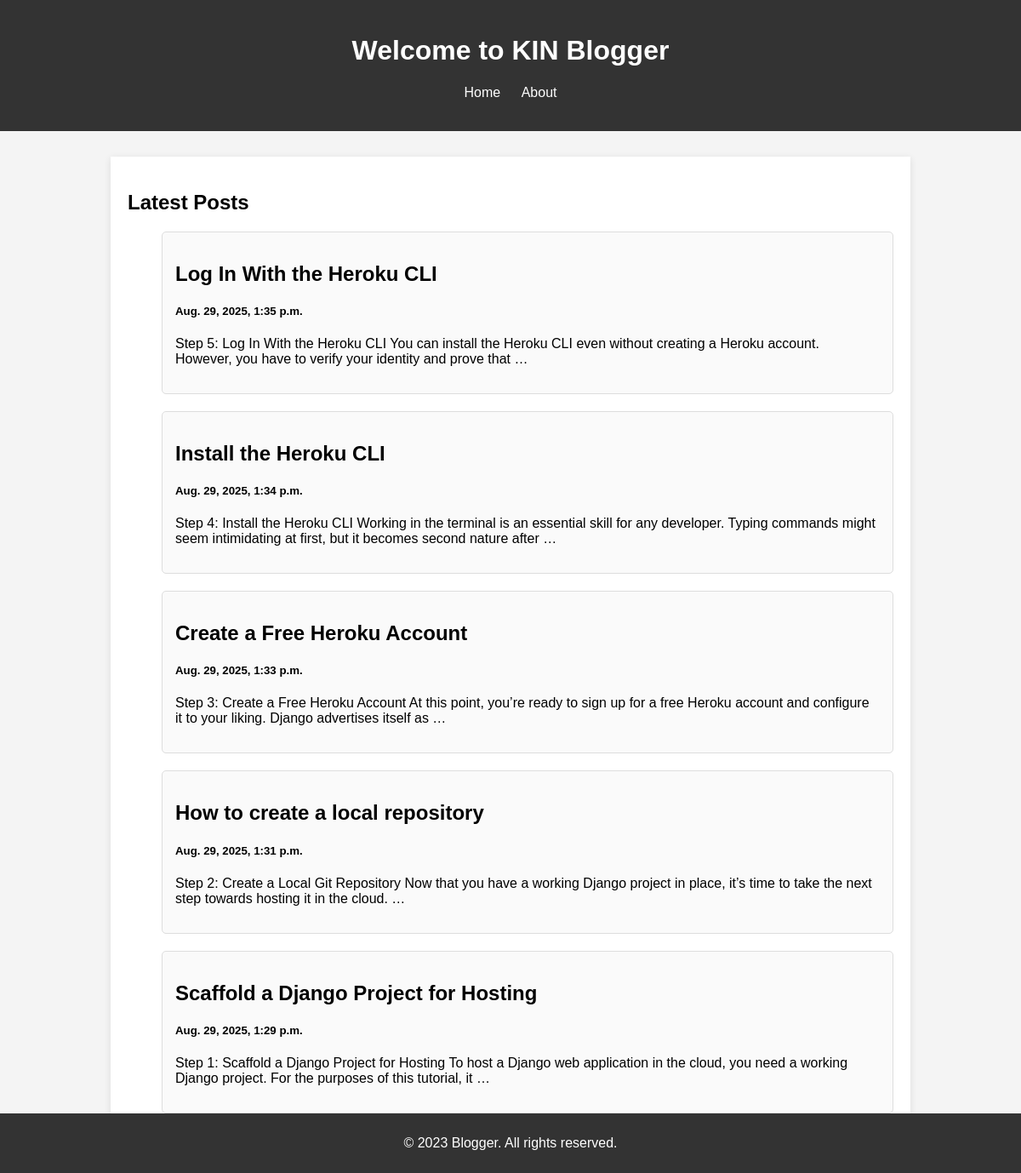
The page / on the database its author committed.
### blog/models.py (models this page shows)
class Post(models.Model):
    title = models.CharField(max_length=200)
    content = models.TextField()
    created_at = models.DateTimeField(default=datetime.now)

### blog/views.py (the view)
# urls.py: path('', views.index, name='index'),
def index(request):
    posts = Post.objects.all()
    return render(request, "index.html", {"posts": posts})

### templates/index.html (shortened to what this page needs)
{% load static %}
<!DOCTYPE html>
<html lang="en">
<head>
    <link rel="stylesheet" href="{% static 'style.css' %}">
</head>
<body>
    <header>
        <h1>Welcome to KIN Blogger</h1>
        <nav>
            <ul>
                <li><a href="{% url 'index' %}">Home</a></li>
                <li><a href="{% url 'about' %}">About</a></li>
            </ul>
        </nav>
    </header>
    <main>
        <div>
            <h2>Latest Posts</h2>
            <ul>
                <div class="row">
                    <div class="leftcolumn">
                        {% for post in posts reversed %}
                        <a style= "text-decoration: none;color: black;" href="{% url 'post' post.id %}">
                        <div class="card">
                        <h2>{{ post.title }}</h2>
                        <h5>{{post.created_at}}</h5>
                        <p>{{post.content|truncatewords:30}}</p>
                        </div>
                        </a>
                        {% endfor %}
                    </div>
                </div>
            </ul>
        </div>
    </main>
    <footer>
        <p>&copy; 2023 Blogger. All rights reserved.</p>
    </footer>
</body>
</html>

### static/style.css (style rules this page uses)
body { font-family: Arial, sans-serif; background-color: #f4f4f4; margin: 0; padding: 0; }
header { background: #333; color: #fff; padding: 20px 0; text-align: center; }
nav ul { list-style: none; padding: 0; }
nav ul li { display: inline; margin: 0 10px; }
nav ul li a { color: #fff; text-decoration: none; }
main { max-width: 900px; margin: 30px auto; background: #fff; padding: 20px; box-shadow: 0 2px 8px rgba(0,0,0,0.1); }
.card { background: #fafafa; border: 1px solid #ddd; margin-bottom: 20px; padding: 15px; border-radius: 5px; transition: box-shadow 0.2s; }
footer { background: #333; color: #fff; text-align: center; padding: 10px 0; position: fixed; width: 100%; bottom: 0; }

### rows shown on the page
Post: title "Log In With the Heroku CLI", created_at "Aug. 29, 2025, 1:35 p.m.", content "Step 5: Log In With the Heroku CLI You can install the Heroku CLI even without creating a Heroku account. However, you have to verify your identity and prove that …"
Post: title "Install the Heroku CLI", created_at "Aug. 29, 2025, 1:34 p.m.", content "Step 4: Install the Heroku CLI Working in the terminal is an essential skill for any developer. Typing commands might seem intimidating at first, but it becomes second nature after …"
Post: title "Create a Free Heroku Account", created_at "Aug. 29, 2025, 1:33 p.m.", content "Step 3: Create a Free Heroku Account At this point, you’re ready to sign up for a free Heroku account and configure it to your liking. Django advertises itself as …"
Post: title "How to create a local repository", created_at "Aug. 29, 2025, 1:31 p.m.", content "Step 2: Create a Local Git Repository Now that you have a working Django project in place, it’s time to take the next step towards hosting it in the cloud. …"
Post: title "Scaffold a Django Project for Hosting", created_at "Aug. 29, 2025, 1:29 p.m.", content "Step 1: Scaffold a Django Project for Hosting To host a Django web application in the cloud, you need a working Django project. For the purposes of this tutorial, it …"
